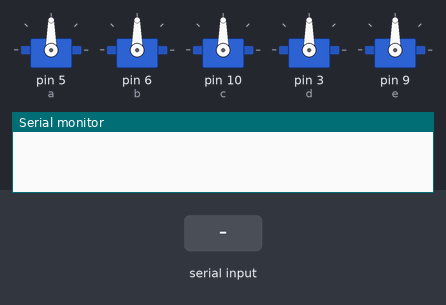
Bench run of a sketch on a simulated Arduino Uno, built with avr-gcc and run on an emulated ATmega328P. On the bench: 5 × servo, the last lines printed to the serial monitor. Inputs (shaded band) come from the test bench.

Above: at 1.2 s.
1.3 s: "1\n" received over Serial
At 1.9 s:
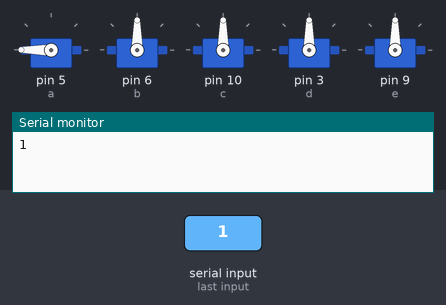
2.8 s: byte 99 ('c') received over Serial
At 3.1 s:
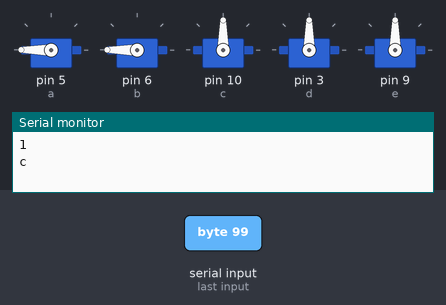
4.3 s: byte 100 ('d') received over Serial
At 5.4 s:
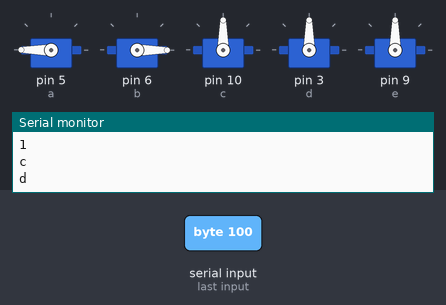
5.8 s: byte 101 ('e') received over Serial
At 6.5 s:
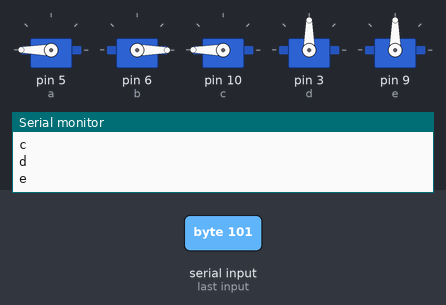
7.3 s: byte 102 ('f') received over Serial
At 7.7 s:
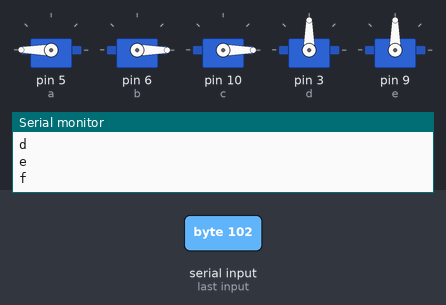
8.8 s: byte 103 ('g') received over Serial
At 10.0 s:
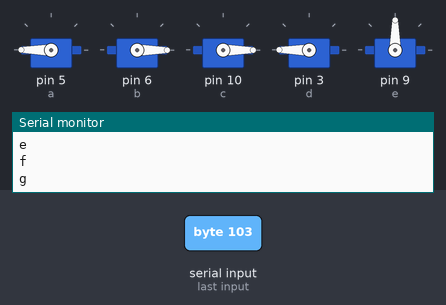
Timing chart, 0 to 11.3 s (numbered marks = the images above; inputs shaded):
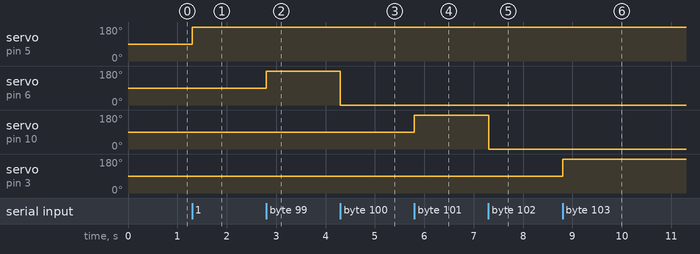

The sketch:

servo_latest.ino
```cpp
/* TESTING TO EDIT ON GITHUB */
#include <Servo.h>
char data = 0;
int a=5;
int b=6;
int c=10;
int d=3;
int e=9;
Servo myservo1;
Servo myservo2;
Servo myservo3;
Servo myservo4;
Servo myservo5;
//Variable for storing received data
void setup()
{
Serial.begin(9600);         //Sets the data rate in bits per second (baud) for serial data transmission
myservo1.attach(a);
myservo2.attach(b);
myservo3.attach(c);
myservo4.attach(d);
myservo5.attach(e);

}
void loop()
{
if(Serial.available() > 0)  // Send data only when you receive data:
{
data = Serial.read();      //Read the incoming data and store it into variable data
Serial.print(data);        //Print Value inside data in Serial monitor
Serial.print("\n");        //New line
if(data == '1'){           //Checks whether value of data is equal to 1
myservo1.write(180);
}
else if(data == '2'){       //Checks whether value of data is equal to 0
myservo1.write(0);
}
else if(data == 'c'){
  myservo2.write(180);
}

else if(data == 'd'){
myservo2.write(0); }
else if(data == 'e'){
  myservo3.write(180);
}

else if(data == 'f'){
myservo3.write(0); }
else if(data == 'g'){
  myservo4.write(180);
}

else if(data == 'h'){
myservo4.write(0); }
else if(data == 'i'){
  myservo5.write(180);
}

else if(data == 'j'){
myservo5.write(0); }

}}
```

Measured:
- after the input at 1.3 s, servo on pin 5 (a): 90° → 180° at once
- after the input at 2.8 s, servo on pin 6 (b): 90° → 180° at once
- after the input at 4.3 s, servo on pin 6 (b): 180° → 0° at once
- after the input at 5.8 s, servo on pin 10 (c): 90° → 180° at once
- after the input at 7.3 s, servo on pin 10 (c): 180° → 0° at once
- after the input at 8.8 s, servo on pin 3 (d): 90° → 180° at once
